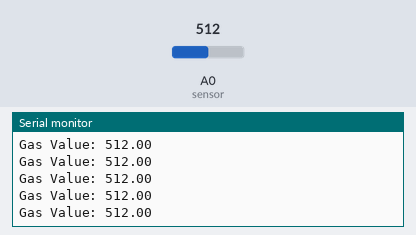
Recording of a sketch running on a simulated Arduino Uno, built with avr-gcc and run on an emulated ATmega328P. Shown: the last lines printed to the serial monitor. The test bench sets the inputs (shaded band); at power-on: A0 (sensor) = 512.

Above: at 1.2 s.
1.3 s: A0 (sensor) set to 991
At 2.0 s:
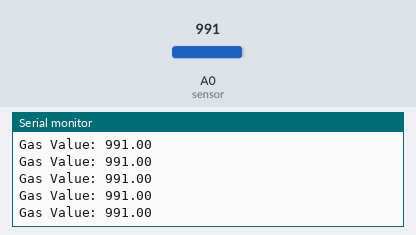
2.8 s: A0 (sensor) set to 1012
At 3.3 s:
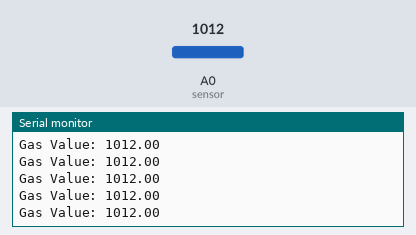
8.8 s: A0 (sensor) set to 104
At 9.7 s:
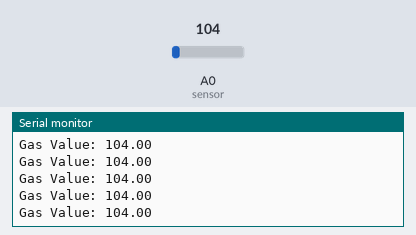
10.3 s: A0 (sensor) set to 95
At 11.2 s:
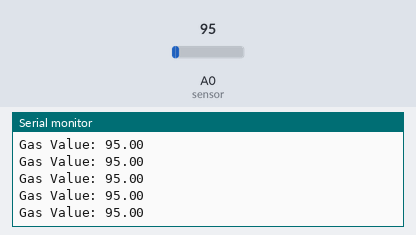
Timing chart, 0 to 13.3 s (numbered marks = the images above; inputs shaded):
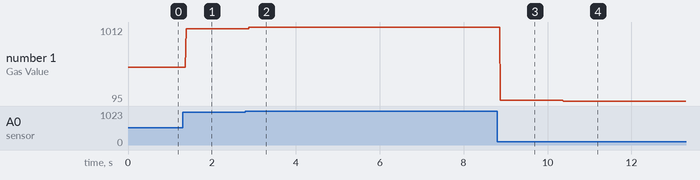

The sketch:

code.ino
```cpp
float sensor = A0;
float gas_value;

void setup(){
pinMode(sensor,INPUT);
Serial.begin(9600);
}

void loop(){
gas_value=analogRead(sensor);
Serial.print("Gas Value: ");
Serial.println(gas_value);
}
```

Measured:
- after the input at 1.3 s, the serial monitor: prints a new line after 0.08 s (image 1)
- after the input at 2.8 s, the serial monitor: prints a new line after 0.09 s (image 2)
- after the input at 8.8 s, the serial monitor: prints a new line after 0.08 s (image 3)
- after the input at 10.3 s, the serial monitor: prints a new line after 0.08 s (image 4)
- plotted number 1: 512 → 991 after the input at 1.3 s, 991 → 1012 after the input at 2.8 s, 1012 → 104 after the input at 8.8 s, 104 → 95 after the input at 10.3 s
